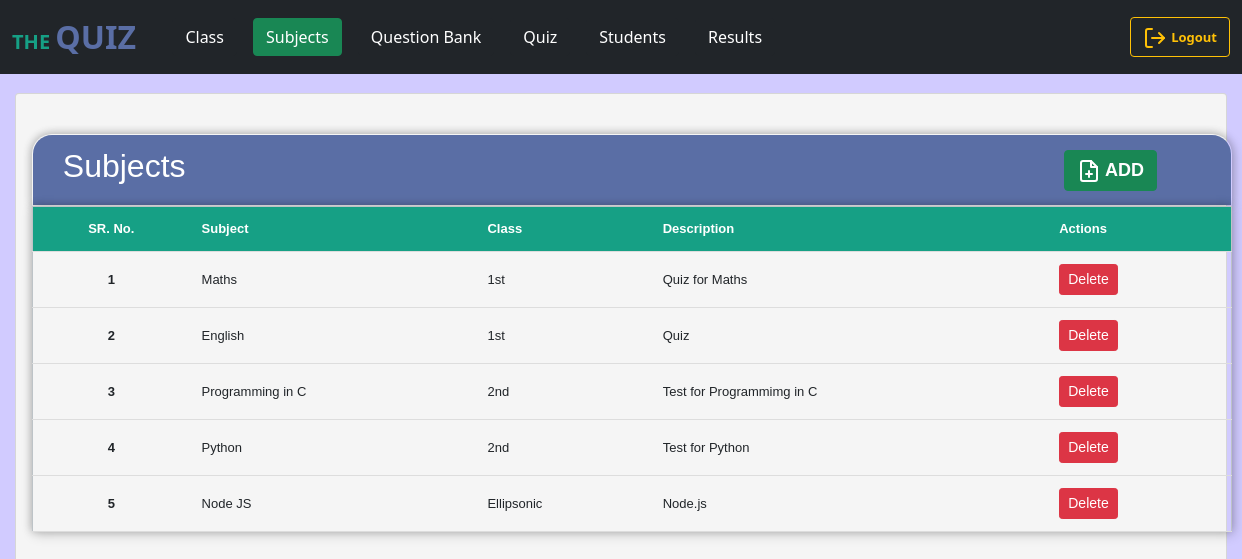
Page /admin/addsubjects.php (signed in) on the committed database.
### tables this page shows
CREATE TABLE `subjects` (
  `sid` int(11) NOT NULL,
  `subject` varchar(50) NOT NULL,
  `description` text NOT NULL,
  `class_id` int(11) NOT NULL,
  `class_name` varchar(255) NOT NULL
);

### admin/addsubjects.php (the view, shortened to what this page needs)
<?php
include "../Partial/dpconnect.php";
?>
<!doctype html>
<html lang="en">
<head>
    <link href="https://cdn.jsdelivr.net/npm/bootstrap@5.1.3/dist/css/bootstrap.min.css" rel="stylesheet"
>
</head>
<body>
    <nav class="navbar navbar-expand-lg navbar-dark bg-dark">
        <div class="container-fluid">
            <a class="navbar-brand" href="/Quiz/admin/addstudent.php"><b><font color="#16a085">THE </font><font size="6" color="#5A6EA5"> QUIZ </font></b></a> &nbsp &nbsp
            <div class="collapse navbar-collapse" id="navbarSupportedContent">
            <ul class="navbar-nav me-auto mb-2 mb-lg-0">
            <li class="nav-item">
                        <a class="nav-link active" aria-current="page" href="/Quiz/admin/add_class.php"><b><button
                                    type="button" class="btn btn-dark">Class</button></b></a>
                    </li>
                    <li class="nav-item">
                        <a class="nav-link" href="/Quiz/admin/addsubjects.php"><button type="button"
                                class="btn btn-success">Subjects</button></a>
                    </li>
                    <li class="nav-item">
                        <a class="nav-link" href="/Quiz/admin/addquestions.php"><button type="button"
                                class="btn btn-dark">Question Bank</button></a>
                    </li>
                    <li class="nav-item">
                        <a class="nav-link" href="/Quiz/admin/addquiz.php"><button type="button"
                                class="btn btn-dark">Quiz</button></a>
                    </li>
                    <li class="nav-item">
                        <a class="nav-link active" aria-current="page" href="/Quiz/admin/addstudent.php"><b><button
                                    type="button" class="btn btn-dark">Students</button></b></a>
                    </li>
                    <li class="nav-item">
                        <a class="nav-link" href="/Quiz/admin/result.php"><button type="button"
                                class="btn btn-dark">Results</button></a>
                    </li>
                </ul>
                <form action="/Quiz/logout.php" class="d-flex">
                    <button class="btn btn-outline-warning" type="submit"><i data-feather="log-out"></i>
                        <font size="2"><b> Logout</b></font>
                    </button>
                </form>
            </div>
        </div>
    </nav>
    <div class="main">
        <div class="row">
            <div class="col-md-12 mt-1">
                <div class="card mb-3 content">
                    <div class="card-body">
                        <center>
                            <br>
                    <table style="border-radius: 20px 20px 0 0; overflow: hidden; ">
                        <tr id="title">
                            <th width="85%">
                                <h2>&nbsp Subjects</h2>
                            </th>
                            <th width="15%">
                                    <button class="add btn btn-success" id="" type="submit"
                                        data-bs-toggle="modal" data-bs-target="#smodal">
                                        <i data-feather="file-plus"></i>
                                        <font size="4"><b> ADD</b></font>
                                    </button>
                            </th>
                        </tr>
                    </table>
                    <font size="2">
                            <table id="mytable">
                                <thead>
                                    <tr id="header">
                                        <th scope="col">
                                            <center>SR. No.</center>
                                        </th>
                                        <th scope="col">Subject</th>
                                        <th scope="col">Class</th>
                                        <th scope="col">Description</th>
                                        <th scope="col">Actions</th>
                                    </tr>
                                </thead>
                                <tbody>
                                    <?php
              $sql = "SELECT * FROM `subjects` ORDER BY `class_id` ASC";
              $result = mysqli_query($conn, $sql);
              $sno = 0;
              while($row = mysqli_fetch_assoc($result)){
                  $sno+=1;
                  echo "<tr>
                  <th scope='row'><center>$sno</center></th>
                  <td>" . $row['subject'] . "</td>
                  <td>" . $row['class_name'] . "</td>
                  <td>" . $row['description'] ."</td>
                  <td>
                  <button class='delete btn btn-sm btn-danger' type='submit' id='d".$row['sid']."'> Delete </button>
                  </td>
              </tr>";
              }
?>
                                </tbody>
                            </table>
                            <br>
                        </div>
                </div>
            </div>
        </div>
</body>
</html>

### admin/addsubjects.php (style rules this page uses)
body { background-color: rgb(209, 203, 255); }
.main { padding: 15px; font-family: Arial, Helvetica, sans-serif; }
.card { position: relative; display: flex; flex-direction: column; height: 200%; }
.content { background-color: whitesmoke; }
table { position: relative; top: 50%; border-collapse: collapse; width: 1200px; border: 1px solid #bdc3c7; box-shadow: 2px 2px 12px rgba(0, 0, 0, 0.2), -1px -1px 8px rgba(0, 0, 0, 0.2); }
tr { transition: all .2s ease-in; cursor: pointer; }
th, td { padding: 12px; text-align: left; border-bottom: 1px solid #ddd; }
#header { background-color: #16a085; color: #fff; }
#title { background-color: #5A6EA5; color: #fff; }

### rows in the picture
subjects: subject "Maths", class_name "1st", description "Quiz for Maths"
subjects: subject "English", class_name "1st", description "Quiz"
subjects: subject "Programming in C", class_name "2nd", description "Test for Programmimg in C"
subjects: subject "Python", class_name "2nd", description "Test for Python"
subjects: subject "Node JS", class_name "Ellipsonic", description "Node.js"
